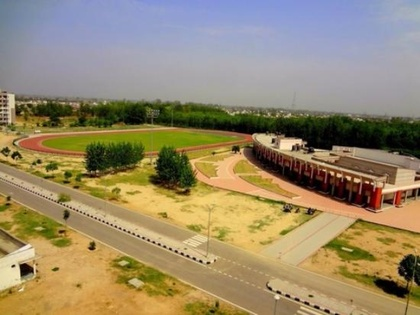
%> input picture codes/canny.jpg, 420 x 315 px, shrunk from 550 x 412 before the run
$ octave DOG.m   (GNU Octave 9; MATLAB toolbox functions it lacks are replaced by stand-ins)
%> lines starting %> are read from the running program, lines starting %| are printed output that depends on the picture
i=imread('canny.jpg');
%> i is the input picture: size 315x420x3 uint8; mean R, G, B 151.5, 136.8, 106.1

grayImage=rgb2gray(i);
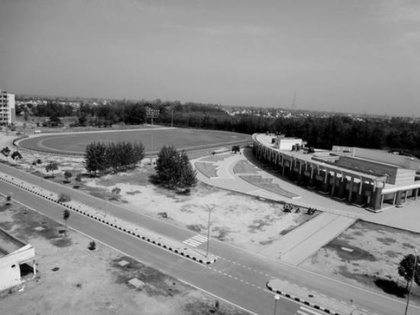
%> grayImage: size 315x420 uint8; min 0, max 239, mean 137.7

gaussian1 = fspecial('Gaussian', 21, 15);

gaussian2 = fspecial('Gaussian', 21, 20);

dog = gaussian1 - gaussian2;

dogFilterImage = conv2(double(grayImage), dog, 'same');
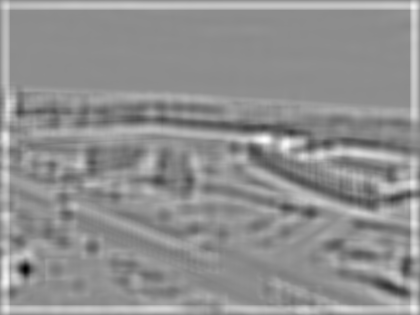
%> dogFilterImage: size 315x420 double; min -2.52, max 2.04, mean 0.0701; drawn with min black and max white

figure;

imshow(dogFilterImage);
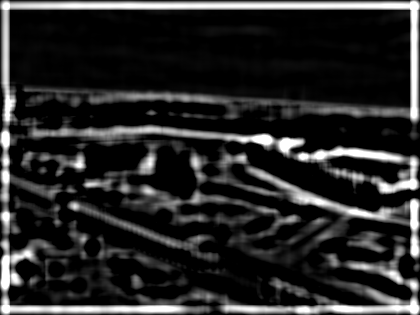
%> displayed picture: size 315x420, on the screen's scale of 0 to 255; min 0, max 255, mean 40.8
